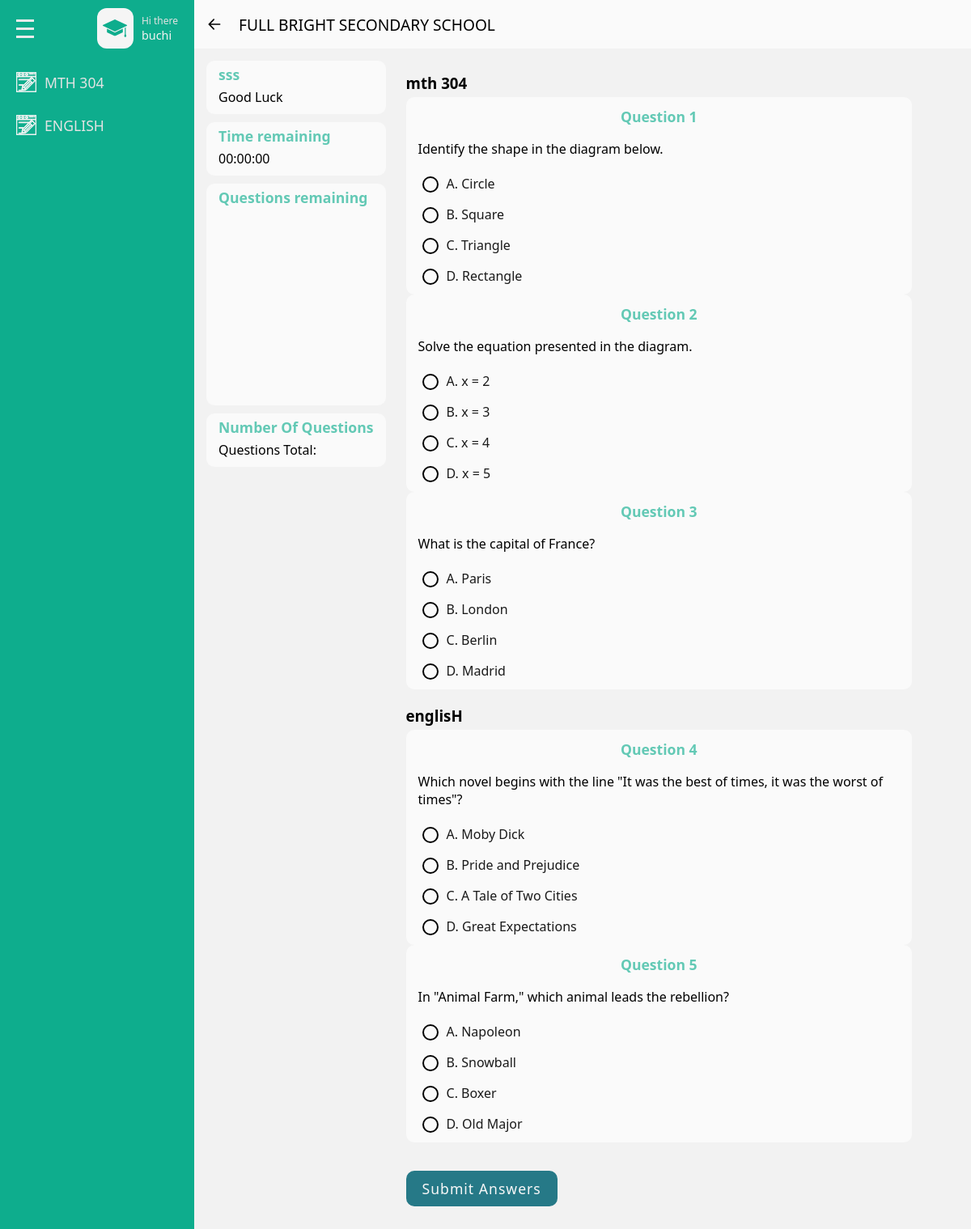
/ (signed in), run on the app's committed database.
### base/models.py (models this page shows, shortened)
class UserID(models.Model):
    user = models.OneToOneField(User, on_delete=models.CASCADE)
    generated_id = models.CharField(max_length=100, unique=True)

class User(AbstractUser):
    school_name = models.CharField(max_length=500, null=True,blank=True)
    recovery_code = models.CharField(max_length=100, null=True)

class Subject(models.Model):
    name = models.CharField(max_length=255, unique=True, null=True)

class Name_School(models.Model):
    school = models.CharField(max_length=345)
    def __str__(self):
        return self.school

class Question(models.Model):
    text = models.TextField()
    diagram = models.ImageField(upload_to='questions/diagrams/', blank=True, null=True)
    subject = models.ForeignKey(Subject, on_delete=models.CASCADE, related_name='questions',null=True)

class Answer(models.Model):
    question = models.ForeignKey(Question, related_name='answers', on_delete=models.CASCADE)
    text = models.TextField()
    is_correct = models.BooleanField(default=False)

### base/views.py (the view, shortened to what this page needs)
# urls.py: path('',views.index,name= "index"),
@login_required(login_url='login')
def index(request):
    username = get_object_or_404(UserID, user=request.user)
    school_name = get_object_or_404(Name_School)
    subjects = Subject.objects.all()
    all_subjects_questions = []
    remaining_time = None
    user_answers = defaultdict(dict)
    if subjects.exists():
        for subject in subjects:
            exam_sessions = ExamSession.objects.filter(subject=subject).order_by('shuffle_order')
            questions = [session.question for session in exam_sessions]
            seed = hash(request.user.id) % 10000
            random.seed(seed)
            random.shuffle(questions)
            all_subjects_questions.append({
                'subject': subject,
                'questions': questions
            })
            if exam_sessions.exists():
                exam_session = exam_sessions.first()
                user_exam_session, created = UserExamSessionx.objects.get_or_create(
                    user=request.user,
                    subject=subject,
                    defaults={'exam_session': exam_session, 'start_time': timezone.now()}
                )
                duration_parts = exam_session.exam_duration.split(':')
                duration = timedelta(hours=int(duration_parts[0]), minutes=int(duration_parts[1]), seconds=int(duration_parts[2]))
                end_time = user_exam_session.start_time + duration
                remaining_time = max(0, (end_time - timezone.now()).total_seconds())
            if request.user.is_authenticated:
                user_results = Result.objects.filter(user=request.user, subject=subject)
                for result in user_results:
                    user_answers[question.id] = result.selected_answer.id if result.selected_answer else None
    return render(request, 'index.html', {
        'subjects': subjects,
        'all_subjects_questions': all_subjects_questions,
        'remaining_time': remaining_time,
        'user_answers': user_answers,
        'school_name': school_name,
        'username': username
    })

### base/templates/index.html (shortened to what this page needs)
{% load static %}
<!DOCTYPE html>
<html lang="en">
<head>
    <link rel = "stylesheet" href = "{% static 'css/style.css' %}"/>
</head>
<body>
    <div class = "page">
        <div class = "wrapper">
            <div class = "main-sidebar">
                <div class = "menu">
                    <div class= "menu-head flex-between">
                        <div class="hamburger flex-column">
                            <span></span>
                            <span></span>
                            <span></span>
                        </div>
                        <div class = "menu-head-content flex gp-10">
                            <div class = "scholar-icon-div flex-center">
                                <!DOCTYPE svg PUBLIC "-//W3C//DTD SVG 1.1//EN" "http://www.w3.org/Graphics/SVG/1.1/DTD/svg11.dtd">
                            </div>
                            <div class = "text-content-div flex-column">
                                <span class = "sub-text">Hi there</span>
                                <span class = "text">{{username.user.username}}</span>
                            </div>
                        </div>
                    </div>
                    <div class= "user menu-content flex-column ">
                        <div class = "subjects-link-div flex-column">
                            {% for subject in subjects %}
                            <a href = "{% url 'index' %}?subject_id={{ subject.id }}" class = "user menu-item">
                                <div class="menu-wrapper flex gp-10">
                                    <!DOCTYPE svg PUBLIC "-//W3C//DTD SVG 1.1//EN" "http://www.w3.org/Graphics/SVG/1.1/DTD/svg11.dtd">
                                    <span>{{ subject.name|upper }}</span>
                                </div>
                            </a>
                            {% endfor %}
                        </div>
                    </div>
                </div>
            </div>
            <div class = "main-content">
                <div class="main-content-header flex">
                    <span>{{school_name}}</span>
                </div>
                <div class = "main-content-items-wrapper flex gp-15">
                    <div class = "control-section flex-column gp-10">
                        <div class= "small-box-info">
                            <h4 class = "small-box-head">sss{{ selected_subject.name|upper }}</h4>
                            <p class = "small-box-text">Good Luck</p>
                        </div>
                        <div class= "small-box-info">
                            <h4 class = "small-box-head">Time remaining</h4>
                            <p id = "timer" class = "small-box-text">08 : 15 : 30</p>
                        </div>
                        <div class= "Question-select-box small-box-info">
                            <h4 class = "small-box-head">Questions remaining</h4>
                            <div class = "question-numbers-div">
                            </div>
                        </div>
                        <div class= "small-box-info">
                            <h4 class = "small-box-head">Number Of Questions</h4>
                            <p class = "small-box-text"> Questions Total: {{total_questions}}</p>
                        </div>
                    </div>
                    <div class = "question-section">
                        <form class="user-question-form flex-column gp-15" method="post" action="{% url 'index' %}">
                            {% if all_subjects_questions %}
                                {% for subject_data in all_subjects_questions %}
                                    <div class="subject-box">
                                        <h3 class="subject-title">{{ subject_data.subject.name }}</h3>
                                        {% for question in subject_data.questions %}
                                            <div class="question-box">
                                                <div class="question-box-head flex-center">
                                                    <h4 class="small-box-head">Question {{ forloop.counter }}</h4>
                                                </div>
                                                <div class="question-text">
                                                    <p>{{ question.text }}</p>
                                                </div>
                                                <div class="answers-wrapper flex-column">
                                                    <div class="answers-container flex-column">
                                                        {% for answer in question.answers.all %}
                                                            <div class="answer-item">
                                                                <input type="radio" name="question_{{ question.id }}" value="{{ answer.id }}" id="answer_{{ answer.id }}" class="check-answer"
                                                                {% if user_answers.question.id == answer.id %} checked{% endif %}/>
                                                                <label for="answer_{{ answer.id }}">{{ answer.text }}</label>
                                                            </div>
                                                        {% endfor %}
                                                    </div>
                                                </div>
                                            </div>
                                        {% endfor %}
                                    </div>
                                {% endfor %}
                            {% endif %}
                            <div class="user-question-btn-container flex-between">
                                <button type="submit" class="answer-submit-btn">Submit Answers</button>
                            </div>
                        </form>
                    </div>
                </div>
            </div>
        </div>
    </div>
</body>
</html>

### data on the page
UserID: user.username "buchi"
Subject: name "MTH 304", subject.name "mth 304"
Subject: name "ENGLISH", subject.name "englisH"
Name_School: school "FULL BRIGHT SECONDARY SCHOOL"
Question: text "Identify the shape in the diagram below."
Answer: id "☐ A. Circle", text "A. Circle"
Answer: id "☐ B. Square", text "B. Square"
Answer: id "☐ C. Triangle", text "C. Triangle"
Answer: id "☐ D. Rectangle", text "D. Rectangle"
Question: text "Solve the equation presented in the diagram."
Answer: id "☐ A. x = 2", text "A. x = 2"
Answer: id "☐ B. x = 3", text "B. x = 3"
Answer: id "☐ C. x = 4", text "C. x = 4"
Answer: id "☐ D. x = 5", text "D. x = 5"
Question: text "What is the capital of France?"
Answer: id "☐ A. Paris", text "A. Paris"
Answer: id "☐ B. London", text "B. London"
Answer: id "☐ C. Berlin", text "C. Berlin"
Answer: id "☐ D. Madrid", text "D. Madrid"
Question: text "Which novel begins with the line \"It was the best of times, it was the worst of times\"?"
Answer: id "☐ A. Moby Dick", text "A. Moby Dick"
Answer: id "☐ B. Pride and Prejudice", text "B. Pride and Prejudice"
Answer: id "☐ C. A Tale of Two Cities", text "C. A Tale of Two Cities"
Answer: id "☐ D. Great Expectations", text "D. Great Expectations"
Question: text "In \"Animal Farm,\" which animal leads the rebellion?"
Answer: id "☐ A. Napoleon", text "A. Napoleon"
Answer: id "☐ B. Snowball", text "B. Snowball"
Answer: id "☐ C. Boxer", text "C. Boxer"
Answer: id "☐ D. Old Major", text "D. Old Major"
